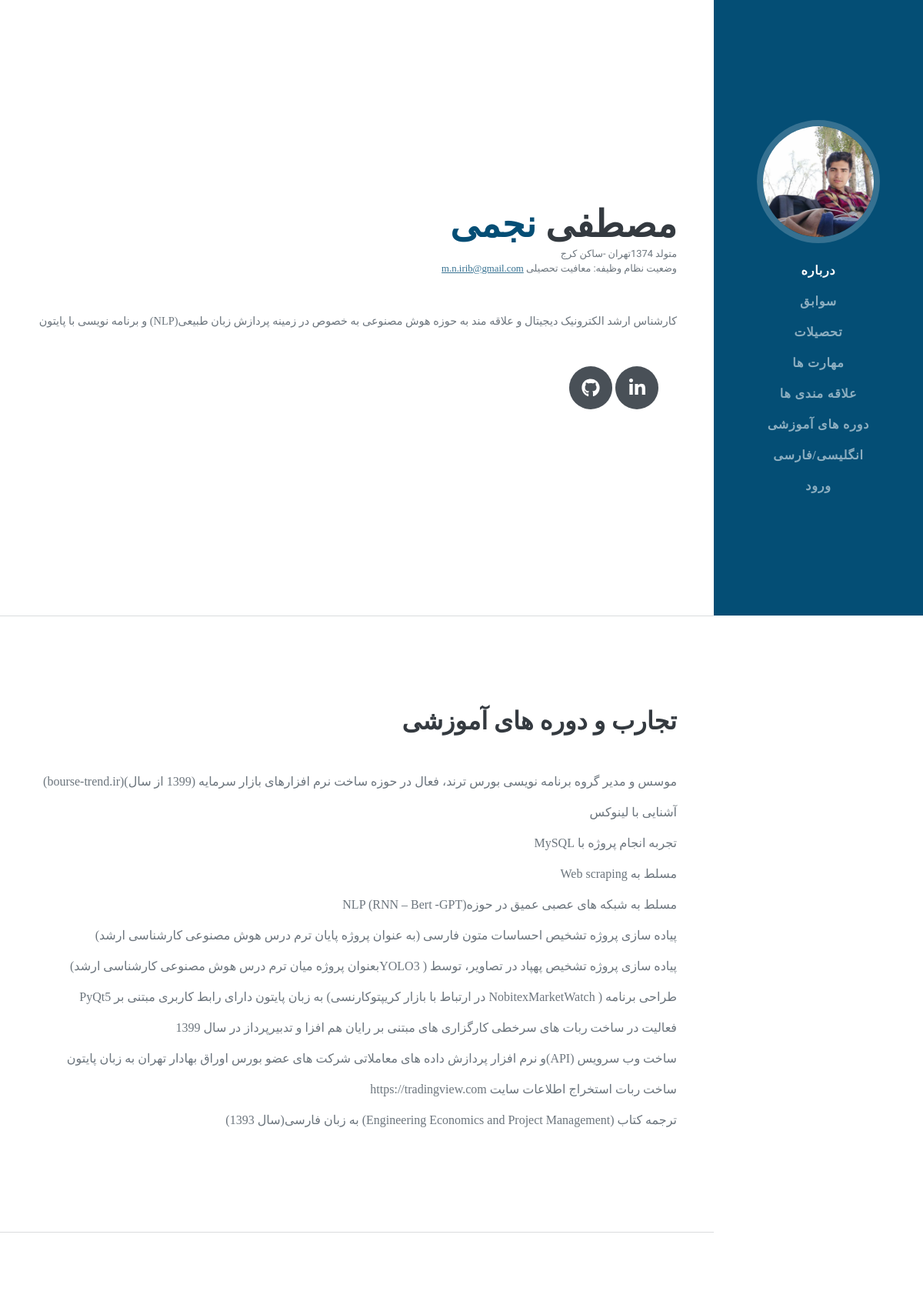
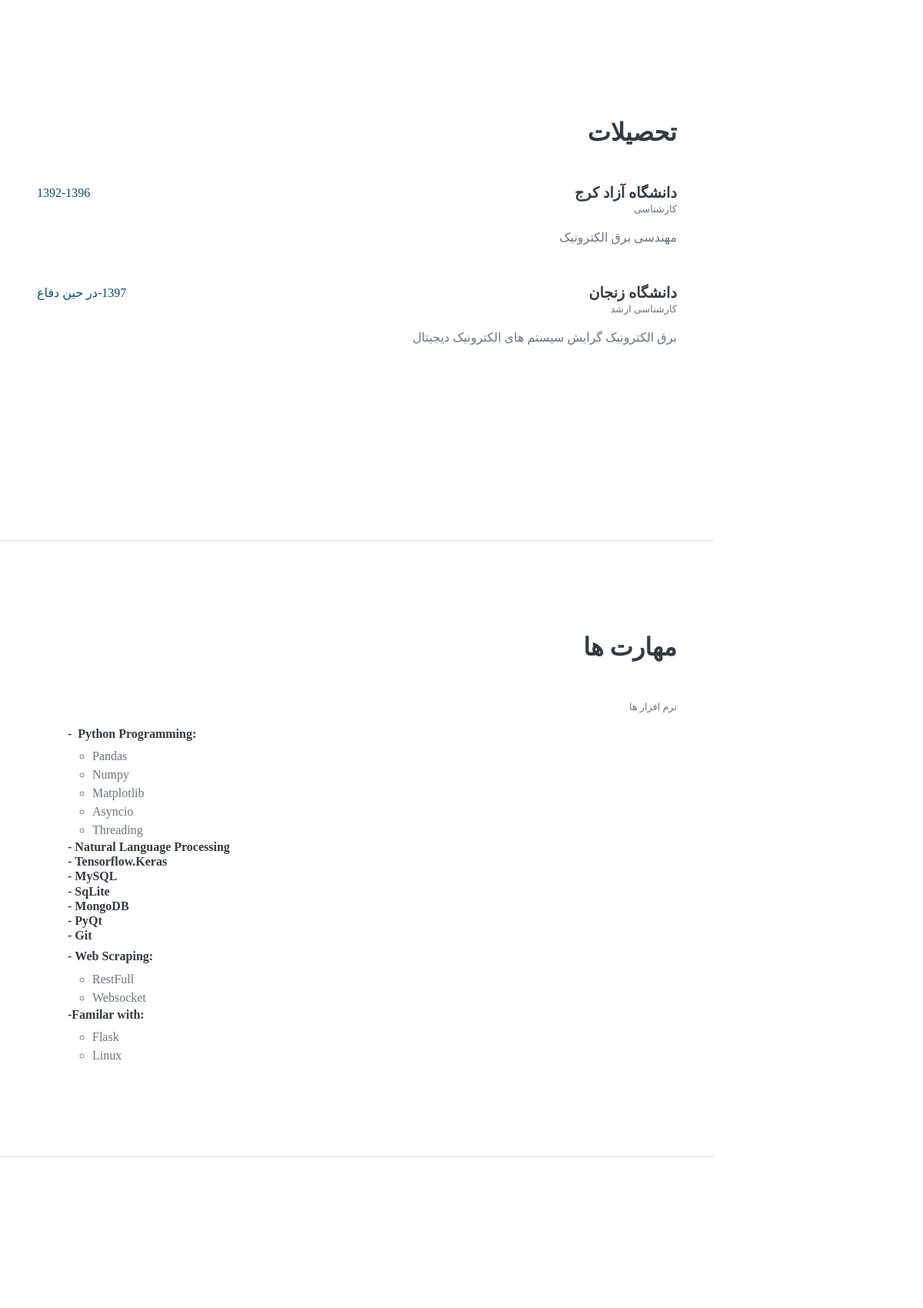
The app's page /resumesite/fa/ (upper part) with its own data (2 pictures, top to bottom).
### resumesite/models.py (models this page shows, shortened)
class skillsModel(models.Model):
    class Meta:
        verbose_name="مهارت ها"
        verbose_name_plural="مهارت ها"
    skill_area=models.CharField(max_length=100,null=True,verbose_name="حوزه کاری")
    skillname=models.CharField(max_length=100,verbose_name="مهارت")
    Basic=1
    intermidiate=2
    advanced=3
    status_choices=((Basic,"مقدماتی"),
                    (intermidiate,"متوسط"),
                    (advanced,"پیشرفته"))
    levelofskill=models.IntegerField(choices=status_choices,verbose_name="سطح مهارت")

### resumesite/views.py (the view)
# urls.py: path('fa/',views.fahome),
def fahome(request):
    aboutMeModel=aboutmeModel.objects.all()
    Workexperience=workexperience.objects.all()
    AducationModel=aducationModel.objects.all()
    SkillsModel=skillsModel.objects.all()
    CoursesModel=coursesModel.objects.all()
    context={
        'aboutMeModel':aboutMeModel,
        'Workexperience':Workexperience,
        'AducationModel':AducationModel,
        'SkillsModel':SkillsModel,
        'CoursesModel':CoursesModel
    }
    return render(request,'fahome.html',context)

### resumesite/templates/fahome.html (shortened to what this page needs)
{% load static %}
<!DOCTYPE html>
<html lang="Fa">
    <head>
        <link href="{% static 'css/styles.css'%}" rel="stylesheet" />
    </head>
    <body id="page-top" dir='rtl'>
        <nav class="navbar navbar-expand-lg navbar-dark bg-primary fixed-top" id="sideNav"  >
            <a class="navbar-brand js-scroll-trigger" href="#page-top">
                <span class="d-none d-lg-block"><img class="img-fluid img-profile rounded-circle mx-auto mb-2" src="{% static 'images/profile1.jpg'%}" alt="..." /></span>
            </a>
            <div class="collapse navbar-collapse" id="navbarResponsive" >
                <ul class="navbar-nav">
                    <li class="nav-item"><a class="nav-link js-scroll-trigger" href="#about">درباره</a></li>
                    <li class="nav-item"><a class="nav-link js-scroll-trigger" href="#experience">سوابق</a></li>
                    <li class="nav-item"><a class="nav-link js-scroll-trigger" href="#education">تحصیلات</a></li>
                    <li class="nav-item"><a class="nav-link js-scroll-trigger" href="#skills">مهارت ها</a></li>
                    <li class="nav-item"><a class="nav-link js-scroll-trigger" href="#interests">علاقه مندی ها</a></li>
                    <li class="nav-item"><a class="nav-link js-scroll-trigger" href="#awards">دوره های آموزشی</a></li>
                    <li class="nav-item" ><a class="nav-link js-scroll-trigger" href="/resumesite">انگلیسی/فارسی</a></li>
                    <li class="nav-item" ><a class="nav-link js-scroll-trigger" href="/accounts/login">ورود</a></li>
                </ul>
            </div>
        </nav>
        <div class="container-fluid p-0" >
            <section class="resume-section" id="about">
                <div class="resume-section-content">
                    <h1 class="mb-1">
                        مصطفی
                        <span class="text-primary">نجمی</span>
                    </h1>
                    <div class="subheading mb-5">
                         متولد  1374تهران -ساکن کرج<br>
                         وضعیت نظام وظیفه: معافیت تحصیلی
                        <a style="font-family: serif;" href="mailto: samaneh.rezaie74@gmail.com">m.n.irib@gmail.com</a>
                    </div>
                    <p class="lead mb-5">کارشناس ارشد الکترونیک دیجیتال و علاقه مند به حوزه هوش مصنوعی به خصوص در زمینه پردازش زبان طبیعی(NLP) و برنامه نویسی با پایتون</p>
                    <div class="social-icons">
                        <a class="social-icon" href="https://www.linkedin.com/in/mostafa-najmi/"><i class="fab fa-linkedin-in"></i></a>
                        <a class="social-icon" href="https://github.com/mnwato"><i class="fab fa-github"></i></a>
                    </div>
                </div>
            </section>
            <hr class="m-0" />
            <section class="resume-section" id="experience">
                <div class="resume-section-content">
                    <h2 class="mb-5">تجارب و دوره های آموزشی</h2>
                        <div class="mb-3">
                            <p>موسس و مدیر گروه برنامه نویسی بورس ترند، فعال در حوزه ساخت نرم افزارهای بازار سرمایه
                                (1399 از سال)(bourse-trend.ir)</p>
                        </div>
                        <div class=" mb-3">
                            <p>آشنایی با لینوکس</p>
                        </div>
                        <div class=" mb-3">
                            <p>تجربه انجام پروژه با MySQL</p>
                        </div>
                        <div class=" mb-3">
                            <p> مسلط به Web scraping </p>
                        </div>
                        <div class="mb-3">
                            <p >مسلط به شبکه های عصبی عمیق در حوزهNLP (RNN – Bert -GPT)</p>
                        </div>
                        <div class="mb-3">
                            <p>پیاده سازی پروژه تشخیص احساسات متون فارسی (به عنوان پروژه پایان ترم درس هوش مصنوعی کارشناسی ارشد)</p>
                        </div>
                        <div class="mb-3">
                            <p>پیاده سازی پروژه تشخیص پهپاد در تصاویر، توسط ( YOLO3بعنوان پروژه میان ترم درس هوش مصنوعی کارشناسی
                                ارشد)</p>
                        </div>
                        <div class=" mb-3">
                            <p>طراحی برنامه ( NobitexMarketWatch در ارتباط با بازار کریپتوکارنسی) به زبان پایتون دارای رابط کاربری مبتنی بر
                                PyQt5 </p>
                        </div>
                        <div class=" mb-3">
                            <p>فعالیت در ساخت ربات های سرخطی کارگزاری های مبتنی بر رایان هم افزا و تدبیرپرداز در سال 1399</p>
                        </div>
                        <div class="mb-3">
                            <p>ساخت وب سرویس (API)و نرم افزار پردازش داده های معاملاتی شرکت های عضو بورس اوراق بهادار تهران به
                                زبان پایتون</p>
                        </div>
                        <div class="mb-3">
                            <p>ساخت ربات استخراج اطلاعات سایت https://tradingview.com</p>
                        </div>
                        <div class="mb-3">
                            <p> ترجمه کتاب (Engineering Economics and Project Management) به زبان فارسی(سال 1393)    </p>
                        </div>
                </div>
            </section>
            <hr class="m-0" />
            <section class="resume-section" id="education">
                <div class="resume-section-content">
                    <h2 class="mb-5">تحصیلات</h2>
                    <div class="d-flex flex-column flex-md-row justify-content-between mb-5">
                        <div class="flex-grow-1">
                            <h3 class="mb-0">دانشگاه آزاد کرج</h3>
                            <div class="subheading mb-3">کارشناسی</div>
                            <div>مهندسی برق الکترونیک</div>
                        </div>
                        <div class="flex-shrink-0"><span class="text-primary">1392-1396</span></div>
                    </div>
                    <div class="d-flex flex-column flex-md-row justify-content-between">
                        <div class="flex-grow-1">
                            <h3 class="mb-0">دانشگاه زنجان</h3>
                            <div class="subheading mb-3">کارشناسی ارشد</div>
                            <div >برق الکترونیک گرایش سیستم های الکترونیک دیجیتال</div>
                        </div>
                        <div class="flex-shrink-0"><span class="text-primary">1397-در حین دفاع</span></div>
                    </div>
                </div>
            </section>
            <hr class="m-0" />
            <section class="resume-section" id="skills">
                <div class="resume-section-content">
                    <h2 class="mb-5">مهارت ها</h2>
                    <div class="subheading mb-3">نرم افزار ها</div>
                    <ul class="fa-ul mb-0" dir="ltr">
                        <h4 class="mb-2">-&nbsp; Python Programming:</h4>
                        <li>
                           <ul> {% for skillsModel in SkillsModel%}
                            {%if skillsModel.skill_area == "Python Programming"%}
                            <li style="list-style: circle;"> {{skillsModel.skillname}}<br></li>
                                {% endif %}
                            {% endfor%}</ul>
                        </li>
                        <h4 class="mb-2">
                            {% for skillsModel in SkillsModel%}
                            {%if skillsModel.skill_area == "a"%}
                                    -&nbsp;{{skillsModel.skillname}}<br>
                                {% endif %}
                            {% endfor%}</h4>
                        <h4 class="mb-2">-&nbsp;Web Scraping:</h4>
                        <li >
                            <ul>{% for skillsModel in SkillsModel%}
                            {%if skillsModel.skill_area == "Web Scraping"%}
                            <li style="list-style: circle;">{{skillsModel.skillname}}<br></li>
                                {% endif %}
                            {% endfor%}</ul>
                        </li>
                        <h4 class="mb-2">-Familar with:</h4>
                        <li >
                            <ul>{% for skillsModel in SkillsModel%}
                            {%if skillsModel.skill_area == "Familar with"%}
                            <li style="list-style: circle;"> {{skillsModel.skillname}}<br></li>
                                {% endif %}
                            {% endfor%}</ul>
                        </li>
                    </ul>
                </div>
            </section>
            <hr class="m-0" />
            <section class="resume-section" id="interests">
            </section>
        </div>
    </body>
</html>

### records on screen
skillsModel: skillname "Pandas"
skillsModel: skillname "Numpy"
skillsModel: skillname "Matplotlib"
skillsModel: skillname "Asyncio"
skillsModel: skillname "Threading"
skillsModel: skillname "Natural Language Processing"
skillsModel: skillname "Tensorflow.Keras"
skillsModel: skillname "MySQL"
skillsModel: skillname "SqLite"
skillsModel: skillname "MongoDB"
skillsModel: skillname "PyQt"
skillsModel: skillname "Git"
skillsModel: skillname "RestFull"
skillsModel: skillname "Websocket"
skillsModel: skillname "Flask"
skillsModel: skillname "Linux"
